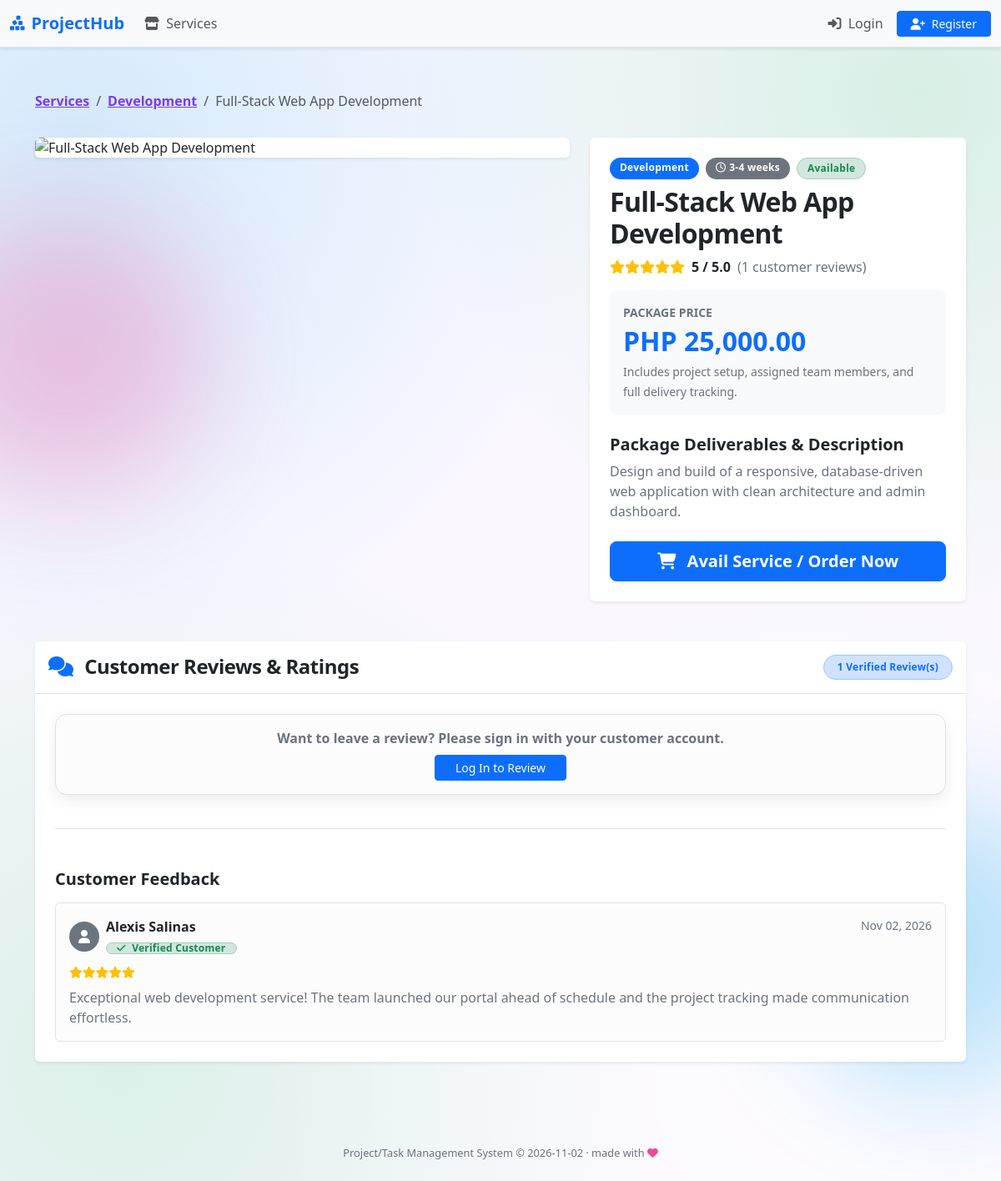
/services/view.php?service_id=1, run on the app's committed database.
### tables this page shows
CREATE TABLE IF NOT EXISTS services (
  service_id         INT AUTO_INCREMENT PRIMARY KEY,
  service_name       VARCHAR(100) NOT NULL,
  category           VARCHAR(50)  NOT NULL DEFAULT 'Development',
  price              DECIMAL(10,2) NOT NULL,
  estimated_duration VARCHAR(50)  NOT NULL DEFAULT '2-3 weeks',
  primary_photo      VARCHAR(255) NULL,
  description        TEXT NULL,
  status             ENUM('active','inactive') NOT NULL DEFAULT 'active',
  created_at         TIMESTAMP DEFAULT CURRENT_TIMESTAMP
);

CREATE TABLE IF NOT EXISTS reviews (
  review_id     INT AUTO_INCREMENT PRIMARY KEY,
  service_id    INT NOT NULL,
  user_id       INT NOT NULL,
  rating        TINYINT NOT NULL,
  review_text   TEXT NOT NULL,
  created_at    TIMESTAMP DEFAULT CURRENT_TIMESTAMP,
  updated_at    TIMESTAMP DEFAULT CURRENT_TIMESTAMP ON UPDATE CURRENT_TIMESTAMP,
  UNIQUE KEY uq_service_user_review (service_id, user_id),
  FOREIGN KEY (service_id) REFERENCES services(service_id) ON DELETE CASCADE,
  FOREIGN KEY (user_id)    REFERENCES users(user_id)
);

CREATE TABLE IF NOT EXISTS users (
  user_id     INT AUTO_INCREMENT PRIMARY KEY,
  first_name  VARCHAR(50)  NOT NULL,
  last_name   VARCHAR(50)  NOT NULL,
  email       VARCHAR(100) NOT NULL UNIQUE,
  password    VARCHAR(255) NOT NULL,
  role        ENUM('admin','project_manager','member','customer') NOT NULL DEFAULT 'customer',
  photo       VARCHAR(255) NULL,
  status      ENUM('active','inactive') NOT NULL DEFAULT 'active',
  created_at  TIMESTAMP DEFAULT CURRENT_TIMESTAMP
);

### includes/config.php (called while the page is built, shortened)
<?php
$base_url = "/itim211-2b-taskmanager";

### services/view.php (the view, shortened to what this page needs)
<?php
require_once('../includes/config.php');
require_once('../includes/functions.php');
$service_id = (int)($_GET['service_id'] ?? 0);
$rows = db_select($conn, "SELECT * FROM services WHERE service_id = ?", 'i', [$service_id]);
$service = $rows[0];
$reviews = db_select(
    $conn,
    "SELECT r.*, u.first_name, u.last_name, u.photo AS user_photo
     FROM reviews r
     JOIN users u ON u.user_id = r.user_id
     WHERE r.service_id = ?
     ORDER BY r.review_id DESC",
    'i',
    [$service_id]
);
$review_count = count($reviews);
$avg_rating = 0;
if ($review_count > 0) {
    $sum = array_sum(array_column($reviews, 'rating'));
    $avg_rating = round($sum / $review_count, 1);
}
$can_review = false;
include('../includes/header.php');
?>
<div class="row mb-3">
  <div class="col-12">
    <nav aria-label="breadcrumb">
      <ol class="breadcrumb">
        <li class="breadcrumb-item"><a href="<?php echo $base_url; ?>/index.php">Services</a></li>
        <li class="breadcrumb-item"><a href="<?php echo $base_url; ?>/index.php?category=<?php echo urlencode($service['category']); ?>"><?php echo e($service['category']); ?></a></li>
        <li class="breadcrumb-item active"><?php echo e($service['service_name']); ?></li>
      </ol>
    </nav>
  </div>
</div>
<div class="row g-4 mb-5">
  <div class="col-lg-7">
    <div class="card shadow-sm border-0 overflow-hidden mb-3">
      <?php
      $main_img = (!empty($service['primary_photo']) && file_exists(__DIR__ . '/../' . $service['primary_photo']))
        ? $base_url . '/' . $service['primary_photo']
        : 'https://images.unsplash.com/photo-1460925895917-afdab827c52f?auto=format&fit=crop&w=1000&q=80';
      ?>
      <img id="mainServiceImage" src="<?php echo e($main_img); ?>"
           class="img-fluid w-100" alt="<?php echo e($service['service_name']); ?>"
           style="max-height: 420px; object-fit: cover;">
    </div>
  </div>
  <div class="col-lg-5">
    <div class="card shadow-sm border-0 h-100">
      <div class="card-body p-4 d-flex flex-column">
        <div class="d-flex gap-2 mb-2">
          <span class="badge bg-primary"><?php echo e($service['category']); ?></span>
          <span class="badge bg-secondary">
            <i class="fa-regular fa-clock me-1"></i><?php echo e($service['estimated_duration']); ?>
          </span>
          <?php if ($service['status'] === 'active') { ?>
            <span class="badge bg-success-subtle text-success border border-success-subtle">Available</span>
          <?php } else { ?>
            <span class="badge bg-danger-subtle text-danger border border-danger-subtle">Inactive</span>
          <?php } ?>
        </div>
        <h2 class="fw-bold text-dark mb-2"><?php echo e($service['service_name']); ?></h2>
        <div class="mb-3 d-flex align-items-center gap-2">
          <div class="text-warning">
            <?php
            for ($star = 1; $star <= 5; $star++) {
              if ($star <= floor($avg_rating)) {
                echo '<i class="fa-solid fa-star"></i>';
              } elseif ($star - $avg_rating <= 0.5 && $star > $avg_rating) {
                echo '<i class="fa-solid fa-star-half-stroke"></i>';
              } else {
                echo '<i class="fa-regular fa-star text-muted"></i>';
              }
            }
            ?>
          </div>
          <span class="fw-bold"><?php echo $avg_rating; ?> / 5.0</span>
          <span class="text-muted">(<?php echo $review_count; ?> customer reviews)</span>
        </div>
        <div class="p-3 bg-light rounded-3 mb-4">
          <small class="text-muted d-block text-uppercase fw-semibold">Package Price</small>
          <div class="fs-2 fw-bold text-primary">PHP <?php echo number_format($service['price'], 2); ?></div>
          <small class="text-muted">Includes project setup, assigned team members, and full delivery tracking.</small>
        </div>
        <h5 class="fw-bold mb-2">Package Deliverables & Description</h5>
        <p class="text-muted mb-4 flex-grow-1" style="white-space: pre-line;"><?php echo e($service['description']); ?></p>
        <div class="d-grid gap-2 mt-auto">
          <a href="<?php echo $base_url; ?>/orders/checkout.php?service_id=<?php echo (int)$service['service_id']; ?>"
             class="btn btn-primary btn-lg fw-semibold shadow-sm">
            <i class="fa-solid fa-cart-shopping me-2"></i> Avail Service / Order Now
          </a>
        </div>
      </div>
    </div>
  </div>
</div>
<div class="card shadow-sm border-0 mb-5">
  <div class="card-header bg-white border-bottom py-3 d-flex justify-content-between align-items-center">
    <h4 class="fw-bold mb-0">
      <i class="fa-solid fa-comments me-2 text-primary"></i> Customer Reviews & Ratings
    </h4>
    <span class="badge bg-primary-subtle text-primary border border-primary-subtle px-3 py-2">
      <?php echo $review_count; ?> Verified Review(s)
    </span>
  </div>
  <div class="card-body p-4">
    <div class="mb-5 pb-4 border-bottom">
      <?php if (!is_logged_in()) { ?>
        <div class="alert alert-light border text-center py-3">
          <p class="mb-2 text-muted">Want to leave a review? Please sign in with your customer account.</p>
          <a href="<?php echo $base_url; ?>/user/login.php" class="btn btn-primary btn-sm px-4">Log In to Review</a>
        </div>
      <?php } ?>
    </div>
    <h5 class="fw-bold mb-3">Customer Feedback</h5>
    <?php if (empty($reviews)) { ?>
      <p class="text-muted fst-italic">No reviews yet for this service. Be the first customer to avail and review!</p>
    <?php } else { ?>
      <div class="d-flex flex-column gap-3">
        <?php foreach ($reviews as $rev) {
          $clean_comment = filter_profanity($rev['review_text']);
        ?>
          <div class="p-3 rounded border bg-light-subtle">
            <div class="d-flex justify-content-between align-items-start mb-2">
              <div class="d-flex align-items-center gap-2">
                <?php echo user_avatar($rev['user_photo'], 36); ?>
                <div>
                  <strong class="text-dark d-block"><?php echo e($rev['first_name'] . ' ' . $rev['last_name']); ?></strong>
                  <span class="badge bg-success-subtle text-success border border-success-subtle small py-0">
                    <i class="fa-solid fa-check me-1"></i> Verified Customer
                  </span>
                </div>
              </div>
              <small class="text-muted"><?php echo e(date('M d, Y', strtotime($rev['created_at']))); ?></small>
            </div>
            <div class="text-warning mb-2 small">
              <?php for ($s = 1; $s <= 5; $s++) {
                echo ($s <= $rev['rating']) ? '<i class="fa-solid fa-star"></i>' : '<i class="fa-regular fa-star text-muted"></i>';
              } ?>
            </div>
            <p class="mb-0 text-secondary"><?php echo nl2br(e($clean_comment)); ?></p>
          </div>
        <?php } ?>
      </div>
    <?php } ?>
  </div>
</div>
<?php include('../includes/footer.php'); ?>

### includes/functions.php (shortened to what this page needs)
<?php
function e($value)
{
    return htmlspecialchars((string)$value, ENT_QUOTES, 'UTF-8');
}
function db_select($conn, $sql, $types = '', $params = [])
{
    $stmt = mysqli_prepare($conn, $sql);
    if ($types !== '') {
        mysqli_stmt_bind_param($stmt, $types, ...$params);
    }
    mysqli_stmt_execute($stmt);
    $result = mysqli_stmt_get_result($stmt);
    $rows = mysqli_fetch_all($result, MYSQLI_ASSOC);
    return $rows;
}
function is_logged_in()
{
    return isset($_SESSION['user_id']);
}
function filter_profanity($text)
{
    $bad_words = [
        'fuck', 'shit', 'bitch', 'ass', 'asshole', 'bastard', 'damn', 'crap',
        'gago', 'tarantado', 'ulol', 'tangina', 'puta', 'leche', 'buwisit', 'bobo'
    ];
    $pattern = '/\b(' . implode('|', array_map('preg_quote', $bad_words)) . ')\b/i';
    return preg_replace_callback($pattern, function ($matches) {
        return str_repeat('*', strlen($matches[0]));
    }, $text);
}
function user_avatar($photo, $size = 36, $class = "rounded-circle")
{
    return "<span class='d-inline-flex align-items-center justify-content-center bg-secondary text-white {$class}' style='width: {$size}px; height: {$size}px; font-size: " . round($size * 0.45) . "px;'><i class='fa-solid fa-user'></i></span>";
}

### includes/style/style.css (style rules this page uses)
:root { --violet: #7c3aed; --violet-dark: #5b21b6; --pink: #ec4899; --orange: #f97316; --amber: #f59e0b; --teal: #14b8a6; --sky: #0ea5e9; --green: #22c55e; --red: #ef4444; --ink: #1e1b4b; --muted: #6b7280; --link: #7c3aed; --page-bg: #faf7ff; --card-bg: #ffffff; --tile-bg: linear-gradient(180deg, #ffffff, #faf7ff); --row-even: #f7f3ff; --row-odd: #fff1f8; --input-bg: #fcfbff; --input-border: #ece7fb; --brand-gradient: linear-gradient(135deg, #7c3aed 0%, #ec4899 55%, #f97316 100%); --cool-gradient: linear-gradient(135deg, #0ea5e9 0%, #7c3aed 100%); --radius: 18px; --shadow: 0 10px 30px rgba(124, 58, 237, 0.14); --shadow-hover: 0 16px 40px rgba(236, 72, 153, 0.22); }
html { scroll-behavior: smooth; }
body { margin: 0; padding: 0; min-height: 100vh; font-family: "Plus Jakarta Sans", "Segoe UI", Arial, Helvetica, sans-serif; color: var(--ink); background: radial-gradient(circle at 8% 12%, rgba(236, 72, 153, 0.16) 0, transparent 38%), radial-gradient(circle at 92% 8%, rgba(14, 165, 233, 0.16) 0, transparent 36%), radial-gradient(circle at 80% 92%, rgba(249, 115, 22, 0.14) 0, transparent 40%), radial-gradient(circle at 12% 90%, rgba(124, 58, 237, 0.14) 0, transparent 40%), var(--page-bg); background-attachment: fixed; }
body::before, body::after { content: ""; position: fixed; z-index: -1; width: 340px; height: 340px; border-radius: 50%; filter: blur(70px); opacity: 0.28; pointer-events: none; }
body::before { background: var(--pink); top: 18%; left: -90px; animation: orb-a 18s ease-in-out infinite alternate; }
body::after { background: var(--sky); bottom: 8%; right: -90px; animation: orb-b 22s ease-in-out infinite alternate; }
h1, h2, h3, h4 { font-family: "Plus Jakarta Sans", "Segoe UI", Arial, Helvetica, sans-serif; font-weight: 800; letter-spacing: -0.02em; }
a { color: var(--link); font-weight: 600; }
.alert { position: relative; overflow: hidden; border: none; border-radius: 14px; font-weight: 600; box-shadow: 0 6px 18px rgba(0, 0, 0, 0.08); border-left: 6px solid; animation: card-in 0.4s ease both; transition: opacity 0.3s, transform 0.3s; }
.badge { border-radius: 999px; padding: 6px 12px; font-weight: 700; font-size: 0.75rem; letter-spacing: 0.02em; }
.text-muted { color: var(--muted) !important; }
:root { --brand-gradient: linear-gradient(135deg, #0ea5e9 0%, #22c55e 60%, #ffffff 100%); --cool-gradient: linear-gradient(135deg, #0ea5e9 0%, #22c55e 100%); --shadow: 0 10px 30px rgba(14, 165, 233, 0.14); --shadow-hover: 0 16px 40px rgba(34, 197, 94, 0.22); }
body { background: radial-gradient(circle at 8% 12%, rgba(14, 165, 233, 0.16) 0, transparent 38%), radial-gradient(circle at 92% 8%, rgba(34, 197, 94, 0.16) 0, transparent 36%), radial-gradient(circle at 80% 92%, rgba(255, 255, 255, 0.6) 0, transparent 40%), radial-gradient(circle at 12% 90%, rgba(34, 197, 94, 0.14) 0, transparent 40%), var(--page-bg); background-attachment: fixed; }

### data on the page
services: category "Development", service_name "Full-Stack Web App Development", estimated_duration "3-4 weeks", price "25,000.00", description "Design and build of a responsive, database-driven web application with clean architecture and admin dashboard."
reviews: user.last_name "Alexis Salinas", created_at "Nov 02, 2026", rating 5 (drawn), review_text "Exceptional web development service! The team launched our portal ahead of schedule and the project tracking made communication effortless."

### other printed values
$avg_rating "5"
$review_count "1"
$date "2026-11-02"
